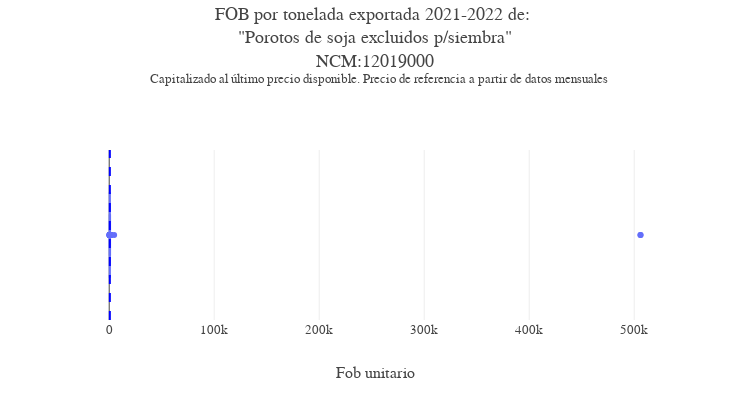

Source (notebook cell):
### Code cell
precio_boxplot_capitalizado(df_producto,'12019000')

### Figure 1 — Plotly figure (JSON) as saved in the notebook; plotly's stock layout.template omitted (floating-point values rounded to 4 significant figures; data arrays with more than 128 entries replaced by an {"elided": "..."} marker saying what was removed)
{"data": [{"alignmentgroup": "True", "customdata": {"elided": "1148x8 mixed values"}, "hovertemplate": "Precio capitalizado=%{x}<br>Fecha=%{customdata[0]}<br>Destino=%{customdata[1]}<br>Precio de referencia=%{customdata[2]}<br>Exportador=%{customdata[3]}<br>Spread=%{customdata[4]}<br>Fob=%{customdata[5]}<br>Precio=%{customdata[6]}<br>Kg=%{customdata[7]}<extra></extra>", "legendgroup": "", "marker": {"color": "#636efa"}, "name": "", "notched": false, "offsetgroup": "", "orientation": "h", "showlegend": false, "type": "box", "x": {"elided": "1148 float values"}, "x0": " ", "xaxis": "x", "y0": " ", "yaxis": "y"}], "layout": {"boxmode": "group", "font": {"family": "Georgia", "size": 13}, "height": 400, "legend": {"tracegroupgap": 0}, "margin": {"t": 150}, "separators": ",.", "shapes": [{"line": {"color": "blue", "dash": "dash"}, "type": "line", "x0": 606.9, "x1": 606.9, "xref": "x", "y0": 0, "y1": 1, "yref": "y domain"}], "showlegend": false, "title": {"text": "FOB por tonelada exportada 2021-2022 de: <br>\"Porotos de soja excluidos p/siembra\"<br>NCM:12019000<br> <sup> Capitalizado al último precio disponible. Precio de referencia a partir de datos mensuales", "y": 0.95}, "width": 750, "xaxis": {"anchor": "y", "domain": [0, 1], "title": {"text": "Fob unitario"}}, "yaxis": {"anchor": "x", "domain": [0, 1], "title": {"text": ""}}}}
